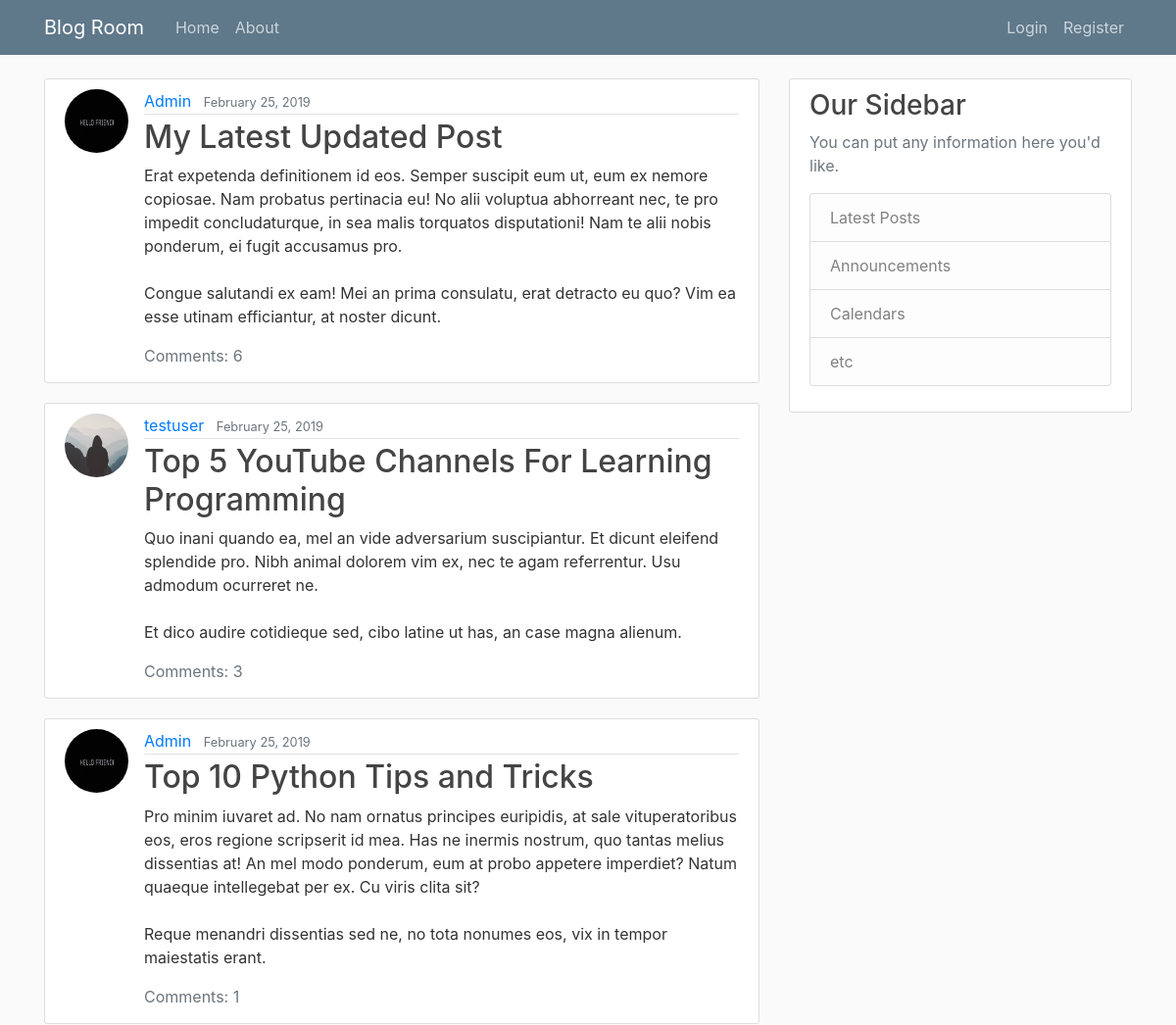
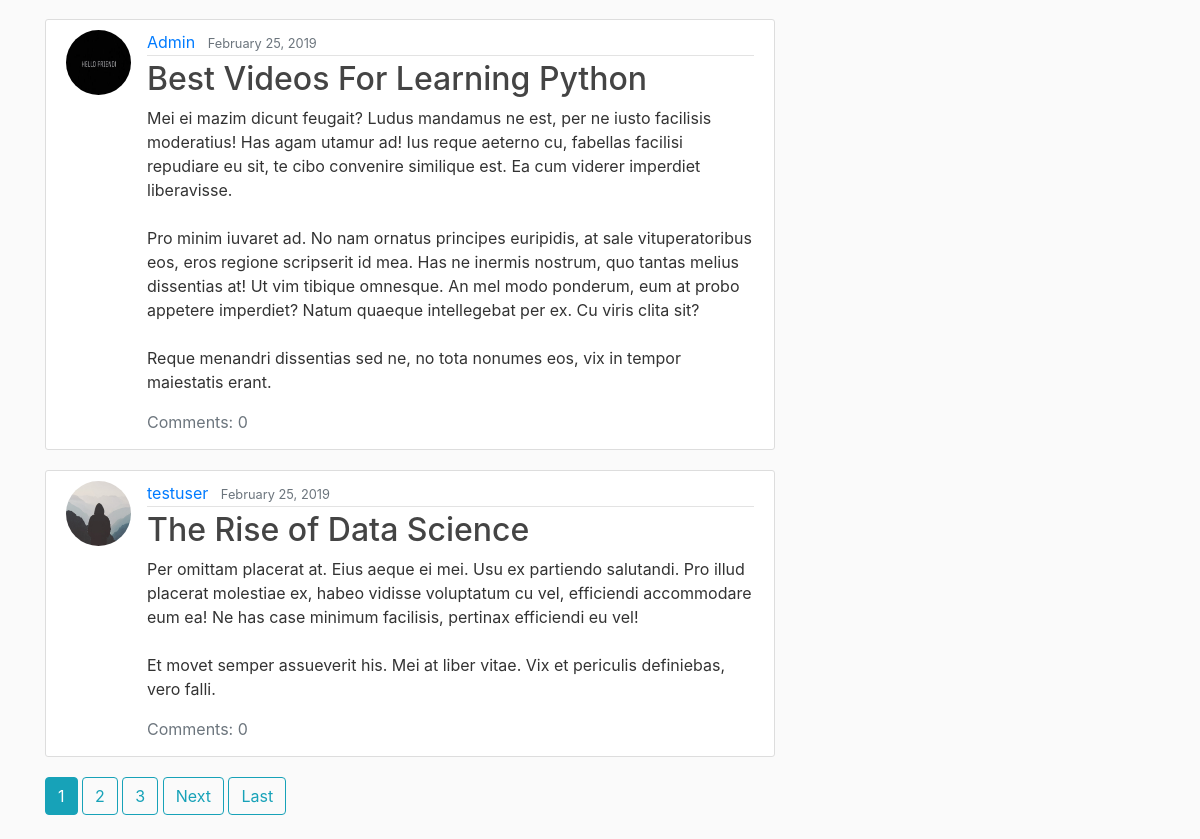
/home/, run on the app's committed database (2 pictures, top to bottom).
### blog/models.py (models this page shows, shortened)
class Post(models.Model):
    title=models.CharField(max_length=100)
    contents=models.TextField()
    date_posted=models.DateTimeField(default=timezone.now)
    author=models.ForeignKey(User, on_delete=models.CASCADE)
    def approved_comments(self):
        return self.comments.filter(approved_comment=True)

### users/models.py (models this page shows, shortened)
class Profile(models.Model):
    user = models.OneToOneField(User, on_delete=models.CASCADE)
    image = models.ImageField(default='default.jpg', upload_to='profile_pics')

### blog/views.py (the view)
# urls.py: path('home/', PostListView.as_view(), name='blog-home'),
class PostListView(ListView):
    model = Post
    template_name = 'blog/home.html'
    context_object_name = 'posts'
    ordering = ['-date_posted']
    paginate_by = 5

### blog/templates/blog/home.html (shortened to what this page needs)
{% extends "blog/base.html" %}
{% block content %}
    {% for post in posts %}
        <article class="media content-section">
            <img class="rounded-circle article-img" src="{{ post.author.profile.image.url }}">
            <div class="media-body">
                <div class="article-metadata">
                    <a class="mr-2" href="{% url 'user-posts' post.author.username %}">{{ post.author }}</a>
                    <small class="text-muted">{{ post.date_posted|date:"F j, Y" }}</small>
                </div>
                <h2><a class="article-title" href="{% url 'post-detail' post.id %}">{{ post.title }}</a></h2>
                <p class="article-content">{{ post.contents }}</p>
                <div class="article-metadata-1">
                    <a class="text-muted" href="{% url 'post-detail' pk=post.pk %}">Comments: {{ post.approved_comments.count }}</a>
                </div>
            </div>
        </article>
    {% endfor %}
    {% if is_paginated %}
        {% for num in page_obj.paginator.page_range %}
            {% if page_obj.number == num %}
                <a class="btn btn-info mb-4" href="?page={{ num }}">{{ num }}</a>
            {% elif num > page_obj.number|add:'-3' and num < page_obj.number|add:'3' %}
                <a class="btn btn-outline-info mb-4" href="?page={{ num }}">{{ num }}</a>
            {% endif %}
        {% endfor %}
        {% if page_obj.has_next %}
            <a class="btn btn-outline-info mb-4" href="?page={{ page_obj.next_page_number }}">Next</a>
            <a class="btn btn-outline-info mb-4" href="?page={{ page_obj.paginator.num_pages }}">Last</a>
        {% endif %}
    {% endif %}
{% endblock content %}

### blog/static/blog/CSS/main.css (style rules this page uses)
body { background: #fafafa; color: #333333; margin-top: 5rem; }
h1, h2, h3, h4, h5, h6 { color: #444444; }
.content-section { background: #ffffff; padding: 10px 20px; border: 1px solid #dddddd; border-radius: 3px; margin-bottom: 20px; }
.article-title { color: #444444; }
.article-content { white-space: pre-line; }
.article-img { height: 65px; width: 65px; margin-right: 16px; }
.article-metadata { padding-bottom: 1px; margin-bottom: 4px; border-bottom: 1px solid #e3e3e3 }
.article-metadata-1 { padding-bottom: 1px; margin-bottom: 4px; }

### data on the page
Post: author.profile.image (picture), author "Admin", date_posted "February 25, 2019", title "My Latest Updated Post", contents "Erat expetenda definitionem id eos. Semper suscipit eum ut, eum ex nemore copiosae. Nam probatus pertinacia eu! No alii voluptua abhorreant nec, te pro impedit concludaturque, in sea malis torquatos disputationi! Nam te alii nobis ponderum, ei fugit accusamus pro. Congue salutandi ex eam! Mei an prima consulatu, erat detracto eu quo? Vim ea esse utinam efficiantur, at noster dicunt.", approved_comments.count "6"
Post: author.profile.image (placeholder picture), author "testuser", date_posted "February 25, 2019", title "Top 5 YouTube Channels For Learning Programming", contents "Quo inani quando ea, mel an vide adversarium suscipiantur. Et dicunt eleifend splendide pro. Nibh animal dolorem vim ex, nec te agam referrentur. Usu admodum ocurreret ne. Et dico audire cotidieque sed, cibo latine ut has, an case magna alienum.", approved_comments.count "3"
Post: author.profile.image (picture), author "Admin", date_posted "February 25, 2019", title "Top 10 Python Tips and Tricks", contents "Pro minim iuvaret ad. No nam ornatus principes euripidis, at sale vituperatoribus eos, eros regione scripserit id mea. Has ne inermis nostrum, quo tantas melius dissentias at! An mel modo ponderum, eum at probo appetere imperdiet? Natum quaeque intellegebat per ex. Cu viris clita sit? Reque menandri dissentias sed ne, no tota nonumes eos, vix in tempor maiestatis erant.", approved_comments.count "1"
Post: author.profile.image (picture), author "Admin", date_posted "February 25, 2019", title "Best Videos For Learning Python", contents "Mei ei mazim dicunt feugait? Ludus mandamus ne est, per ne iusto facilisis moderatius! Has agam utamur ad! Ius reque aeterno cu, fabellas facilisi repudiare eu sit, te cibo convenire similique est. Ea cum viderer imperdiet liberavisse. Pro minim iuvaret ad. No nam ornatus principes euripidis, at sale vituperatoribus eos, eros regione scripserit id mea. Has ne inermis nostrum, quo tantas melius dissentias at! Ut vim tibique omnesque. An mel modo ponderum, eum at probo appetere imperdiet? Natum quaeque intellegebat per ex. Cu viris clita sit? Reque menandri dissentias sed ne, no tota nonumes eos, vix in tempor maiestatis erant.", approved_comments.count "0"
Post: author.profile.image (placeholder picture), author "testuser", date_posted "February 25, 2019", title "The Rise of Data Science", contents "Per omittam placerat at. Eius aeque ei mei. Usu ex partiendo salutandi. Pro illud placerat molestiae ex, habeo vidisse voluptatum cu vel, efficiendi accommodare eum ea! Ne has case minimum facilisis, pertinax efficiendi eu vel! Et movet semper assueverit his. Mei at liber vitae. Vix et periculis definiebas, vero falli.", approved_comments.count "0"

### other printed values
{{ num }} "1"
{{ num }} "2" "3"
